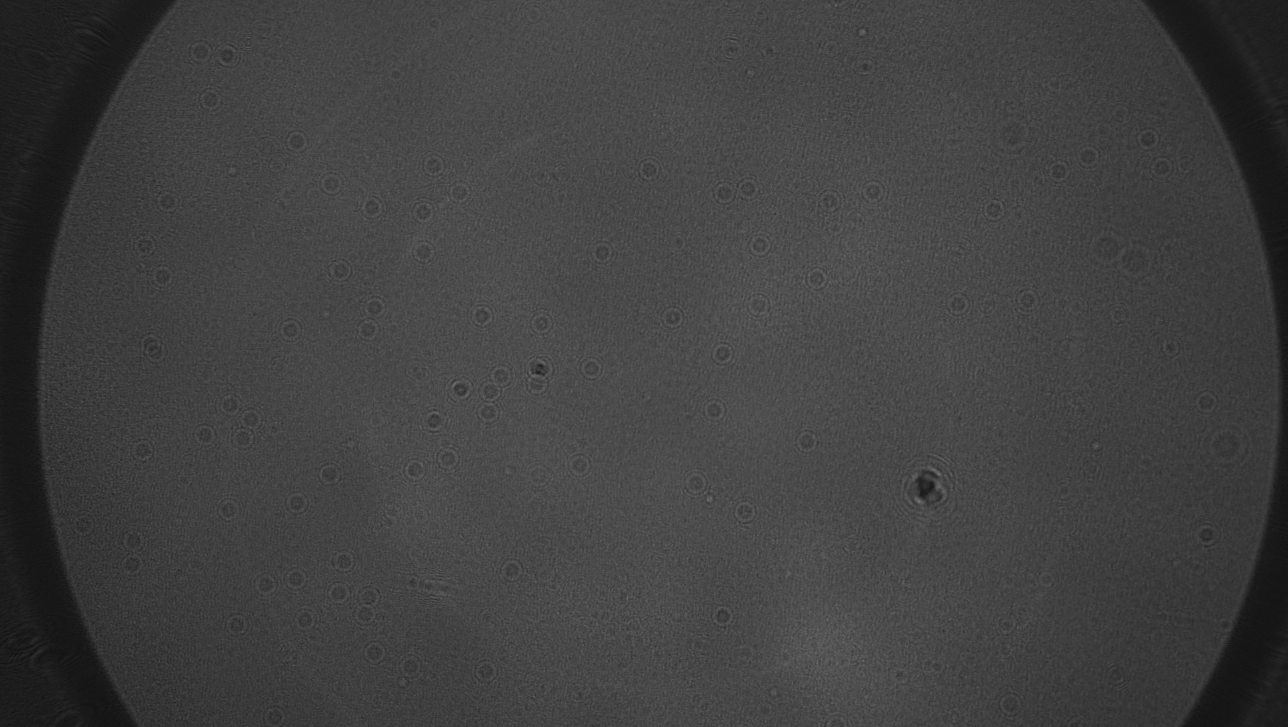
#> input picture LED Images Data/image0003.jpg, 3864 x 2180 px (shown at 1/3 size); its folder holds only this picture in this run
$ python 'image slicer.py'
#> lines starting #> are read from the running program, lines starting #| are printed output that depends on the picture
from PIL import Image
import os

#Place images to be sliced in same directory as this python file.

images = []

for _,_,files in os.walk("."):
    for file in files:
        if file.endswith(".jpg"):
            images.append(file)
    break

if not os.path.exists("sliced_images"):
    os.mkdir("sliced_images")

image_width=3864
image_height=2180

image_division=7

new_image_width=image_width//image_division
new_image_height=image_height//image_division

for image in images:
    image_name = image.split(".")[0]
    im = Image.open(image)
#> im is the input picture: PIL image 3864x2180 L; min 4, max 145, mean 65.1

    for i in range(image_division**2):
        image_row=i//image_division
        image_col=i%image_division
        image_xmin=new_image_width*image_col
        image_xmax=new_image_width*(image_col+1)-1
        image_ymin=new_image_height*image_row
        image_ymax=new_image_height*(image_row+1)-1

        cropim=im.crop((image_xmin,image_ymin,image_xmax,image_ymax))

        cropim.save("sliced_images/"+image_name+"-"+str(i)+".jpg")
#> this loop made 49 passes
#> pass 1, `cropim=im.crop((image_xmin,image_ymin,image_xmax,image_ymax))`:
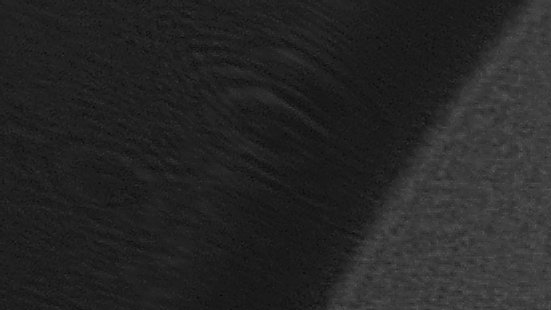
#> cropim: PIL image 551x310 L; min 7, max 90, mean 37.6
#> pass 2, `cropim=im.crop((image_xmin,image_ymin,image_xmax,image_ymax))`:
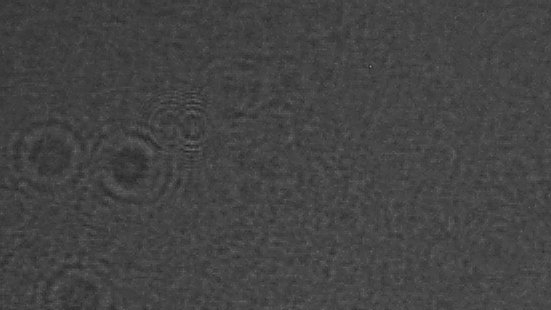
#> cropim: PIL image 551x310 L; min 28, max 145, mean 67.5
#> after the loop:
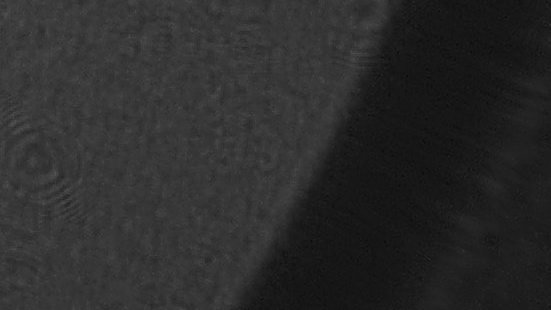
#> cropim: PIL image 551x310 L; min 9, max 83, mean 43.5
